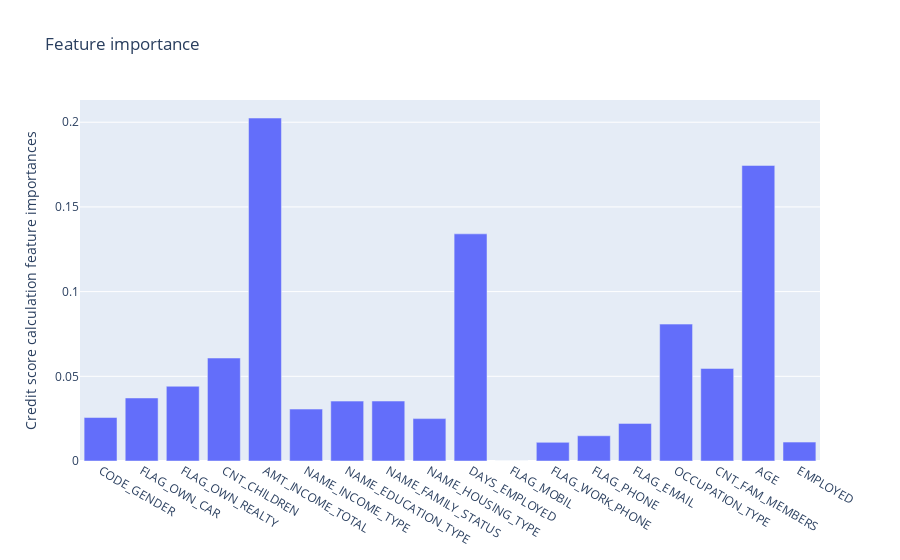

Notebook cell for this chart:
### Code cell
# features importance result

fig = go.Figure(data=[go.Bar(
            x=train_params, y=model.feature_importances_,
        )])
#fig.set_ylabel("Number customers")
fig.update_layout(yaxis_title="Credit score calculation feature importances", title="Feature importance")
fig.show()

### Figure 1 — Plotly figure (JSON) as saved in the notebook; plotly's stock layout.template omitted (floating-point values rounded to 4 significant figures)
{"data": [{"type": "bar", "x": ["CODE_GENDER", "FLAG_OWN_CAR", "FLAG_OWN_REALTY", "CNT_CHILDREN", "AMT_INCOME_TOTAL", "NAME_INCOME_TYPE", "NAME_EDUCATION_TYPE", "NAME_FAMILY_STATUS", "NAME_HOUSING_TYPE", "DAYS_EMPLOYED", "FLAG_MOBIL", "FLAG_WORK_PHONE", "FLAG_PHONE", "FLAG_EMAIL", "OCCUPATION_TYPE", "CNT_FAM_MEMBERS", "AGE", "EMPLOYED"], "y": [0.02567, 0.03721, 0.04413, 0.0608, 0.2025, 0.03065, 0.03535, 0.03539, 0.02502, 0.1341, 0, 0.01101, 0.01489, 0.02221, 0.08081, 0.05465, 0.1745, 0.01116]}], "layout": {"title": {"text": "Feature importance"}, "yaxis": {"title": {"text": "Credit score calculation feature importances"}}}}
